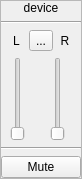
<?xml version="1.0" encoding="UTF-8"?>
<ui version="4.0">
 <class>DeviceWidget</class>
 <widget class="QWidget" name="DeviceWidget">
  <property name="geometry">
   <rect>
    <x>0</x>
    <y>0</y>
    <width>87</width>
    <height>191</height>
   </rect>
  </property>
  <property name="windowTitle">
   <string>Form</string>
  </property>
  <layout class="QVBoxLayout" name="verticalLayout">
   <property name="sizeConstraint">
    <enum>QLayout::SetFixedSize</enum>
   </property>
   <property name="margin">
    <number>0</number>
   </property>
   <item>
    <widget class="QFrame" name="frame">
     <property name="frameShape">
      <enum>QFrame::StyledPanel</enum>
     </property>
     <property name="frameShadow">
      <enum>QFrame::Raised</enum>
     </property>
     <layout class="QVBoxLayout" name="verticalLayout_2">
      <property name="margin">
       <number>0</number>
      </property>
      <item>
       <widget class="QLabel" name="label_device">
        <property name="text">
         <string notr="true">device</string>
        </property>
        <property name="alignment">
         <set>Qt::AlignCenter</set>
        </property>
       </widget>
      </item>
      <item>
       <widget class="Line" name="line_2">
        <property name="orientation">
         <enum>Qt::Horizontal</enum>
        </property>
       </widget>
      </item>
      <item>
       <layout class="QGridLayout" name="gridLayout">
        <item row="1" column="1">
         <widget class="QSlider" name="slider_R">
          <property name="maximum">
           <number>100</number>
          </property>
          <property name="orientation">
           <enum>Qt::Vertical</enum>
          </property>
         </widget>
        </item>
        <item row="1" column="0">
         <widget class="QSlider" name="slider_L">
          <property name="maximum">
           <number>100</number>
          </property>
          <property name="orientation">
           <enum>Qt::Vertical</enum>
          </property>
          <property name="tickPosition">
           <enum>QSlider::NoTicks</enum>
          </property>
          <property name="tickInterval">
           <number>0</number>
          </property>
         </widget>
        </item>
        <item row="0" column="0" colspan="2">
         <layout class="QHBoxLayout" name="horizontalLayout">
          <item>
           <widget class="QLabel" name="label_2">
            <property name="text">
             <string>L</string>
            </property>
            <property name="alignment">
             <set>Qt::AlignCenter</set>
            </property>
           </widget>
          </item>
          <item>
           <widget class="QToolButton" name="tool_chain">
            <property name="text">
             <string>...</string>
            </property>
            <property name="icon">
             <iconset resource="pc-mixer.qrc">
              <normaloff>:/icons/link.png</normaloff>:/icons/link.png</iconset>
            </property>
           </widget>
          </item>
          <item>
           <widget class="QLabel" name="label_3">
            <property name="text">
             <string>R</string>
            </property>
            <property name="alignment">
             <set>Qt::AlignCenter</set>
            </property>
           </widget>
          </item>
         </layout>
        </item>
       </layout>
      </item>
      <item>
       <widget class="Line" name="line">
        <property name="orientation">
         <enum>Qt::Horizontal</enum>
        </property>
       </widget>
      </item>
      <item>
       <widget class="QPushButton" name="push_mute">
        <property name="text">
         <string>Mute</string>
        </property>
        <property name="icon">
         <iconset resource="pc-mixer.qrc">
          <normaloff>:/icons/audio-volume-muted.png</normaloff>:/icons/audio-volume-muted.png</iconset>
        </property>
       </widget>
      </item>
     </layout>
    </widget>
   </item>
  </layout>
 </widget>
 <resources>
  <include location="pc-mixer.qrc"/>
 </resources>
 <connections/>
</ui>
